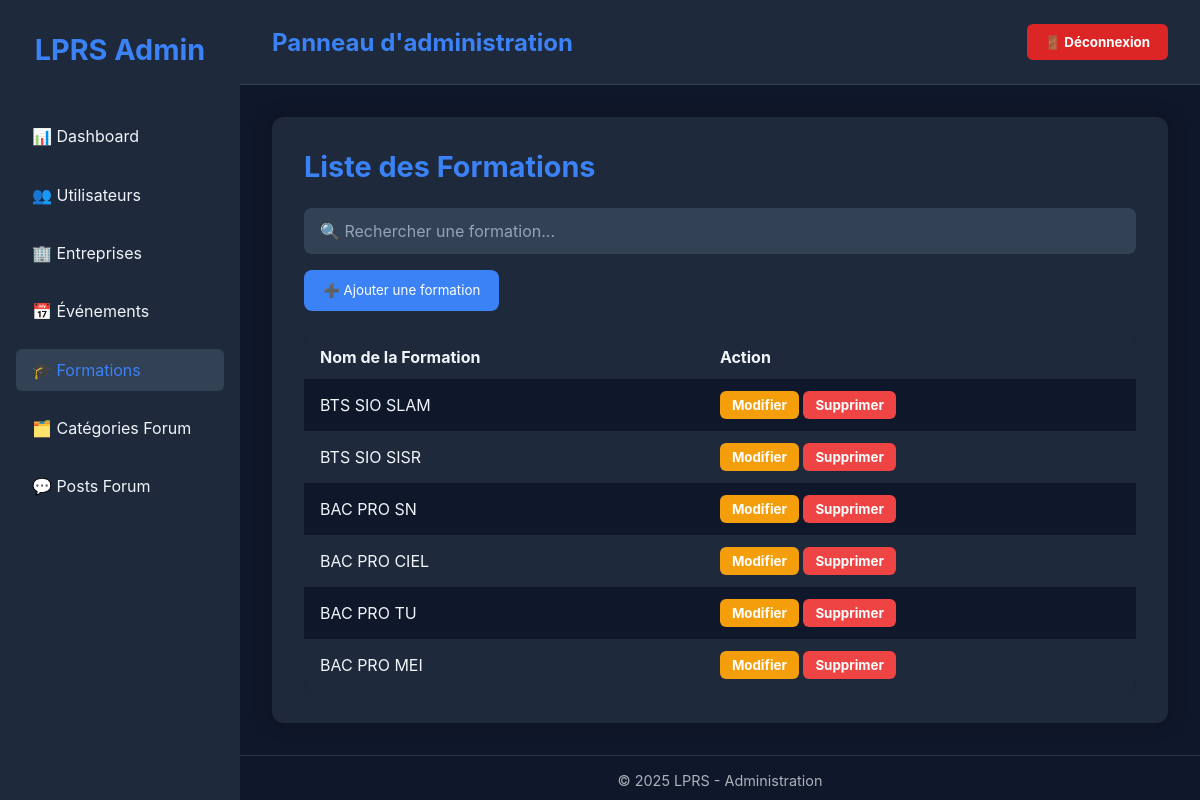
Page /vue/PageAdmin.php?page=formation on the committed database.
### tables this page shows
CREATE TABLE IF NOT EXISTS `formation` (
  `id_formation` int NOT NULL AUTO_INCREMENT,
  `nom_formation` varchar(255) NOT NULL,
  PRIMARY KEY (`id_formation`)
);

### src/repository/FormationRepository.php (called while the page is built, shortened)
<?php
class FormationRepository
{
    private $bdd;
    public function __construct()
    {
        $this->bdd = new BDD();
    }
    public function listeFormation()
    {
        $sql = 'SELECT * FROM formation';
        $req = $this->bdd->getBdd()->prepare($sql);
        $req->execute();
        return $req->fetchAll(\PDO::FETCH_ASSOC);
    }
}

### src/bdd/BDD.php (called while the page is built)
<?php
class BDD
{
    private $bdd;
    public function __construct()
    {
            $this->bdd = new PDO('mysql:host=localhost;dbname=projetlprs;charset=utf8', 'root', '');
    }
    public function getBDD()
    {
        return $this->bdd;
    }
}

### vue/page_admin/Formation.php (the view, shortened to what this page needs)
<?php
require_once __DIR__ . '/../../src/repository/FormationRepository.php';
require_once __DIR__ . '/../../src/bdd/BDD.php';
$repo = new FormationRepository();
$listeFormation = $repo->listeFormation();
?>
<div class="admin-container">
    <h2>Liste des Formations</h2>
    <input type="text" id="search" class="search-bar" placeholder="🔍 Rechercher une formation..." onkeyup="filter()">
    <button class="btn-ajout" onclick="window.location.href='../vue/AjoutFormation.php'">
        ➕ Ajouter une formation
    </button>
    <table>
        <thead>
        <tr>
            <th>Nom de la Formation</th>
            <th>Action</th>
        </tr>
        </thead>
        <tbody>
        <?php if (!empty($listeFormation)) : ?>
            <?php foreach ($listeFormation as $formation) : ?>
            <tr>
                <td><?= htmlspecialchars($formation['nom_formation']) ?></td>
                <td>
                    <button class="btn-action btn-modifier" onclick="window.location.href='../vue/ModifFormation.php?id=<?= $formation['id_formation'] ?>'">Modifier</button>
                    <button class="btn-action btn-supprimer" onclick="if(confirm('Supprimer cet evenement ?')) window.location.href='../src/traitement/Formation/TraitementSuppressionFormation.php?id=<?= $formation['id_formation'] ?>'">Supprimer</button>
                </td>
            </tr>
            <?php endforeach; ?>
        <?php else: ?>
            <tr><td colspan="10" style="text-align:center; opacity:0.7;">Aucune formation trouvée 😔</td></tr>
        <?php endif; ?>
        </tbody>
    </table>
</div>

### vue/PageAdmin.php (style rules this page uses)
:root { --bg: #0f172a; --bg-light: #1e293b; --text: #f1f5f9; --accent: #3b82f6; --card: #1e293b; --hover: #334155; --danger: #dc2626; }
* { margin: 0; padding: 0; box-sizing: border-box; font-family: "Inter", sans-serif; }
body { display: flex; height: 100vh; background: var(--bg); color: var(--text); }

### vue/page_admin/Formation.php (style rules this page uses)
.admin-container { background: #1e293b; color: #f1f5f9; padding: 2rem; border-radius: 12px; box-shadow: 0 0 20px rgba(0,0,0,0.2); max-width: 1200px; margin: 0 auto; }
.admin-container h2 { color: #3b82f6; font-size: 1.8rem; margin-bottom: 1.5rem; }
.search-bar { width: 100%; padding: 0.8rem 1rem; margin-bottom: 1rem; border: none; border-radius: 8px; background: #334155; color: white; font-size: 1rem; }
.search-bar::placeholder { color: #94a3b8; }
.btn-ajout { background: #3b82f6; border: none; color: white; padding: 0.8rem 1.2rem; border-radius: 8px; cursor: pointer; margin-bottom: 1.5rem; transition: 0.2s; }
table { width: 100%; border-collapse: collapse; background: #0f172a; border-radius: 8px; overflow: hidden; }
th, td { text-align: left; padding: 12px 16px; }
thead { background: #1e293b; }
tbody tr:nth-child(odd) { background: #0f172a; }
tbody tr:nth-child(even) { background: #1e293b; }
.btn-action { border: none; padding: 6px 12px; border-radius: 6px; cursor: pointer; font-weight: bold; color: white; transition: 0.2s; }
.btn-modifier { background: #f59e0b; }
.btn-supprimer { background: #ef4444; }

### rows in the picture
formation: nom_formation "BTS SIO SLAM"
formation: nom_formation "BTS SIO SISR"
formation: nom_formation "BAC PRO SN"
formation: nom_formation "BAC PRO CIEL"
formation: nom_formation "BAC PRO TU"
formation: nom_formation "BAC PRO MEI"
